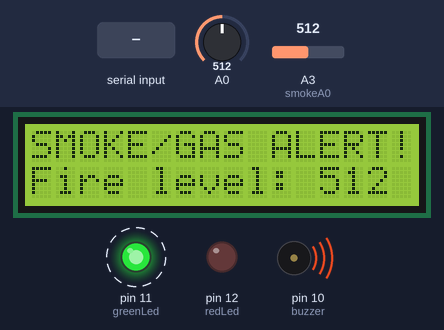
Simulated run of this sketch. Board: Arduino Uno, built with avr-gcc and run on an emulated ATmega328P. On the bench: 16×2 character LCD, output pins drawn as LEDs (lit = HIGH), buzzer (waves = sounding). Dashed ring = blinking. The test bench sets the inputs (shaded band); at power-on: A3 (smokeA0) = 512, A0 = 512. The modem accepts every AT command (registered, SIM ready, sends succeed) and sends nothing else; pins used as bus, display or sensor lines are not drawn; what the sketch prints to the serial monitor is not drawn.

Above: at 1.2 s.
1.3 s: A3 (smokeA0) set to 410
4.3 s: A3 (smokeA0) set to 383
At 5.6 s:
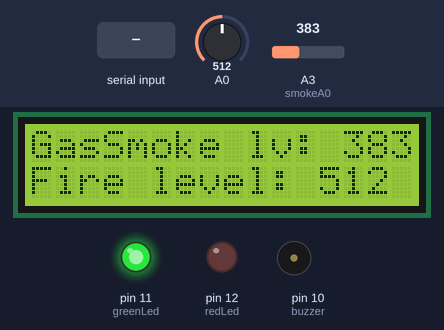
7.3 s: A0 set to 312
At 7.9 s:
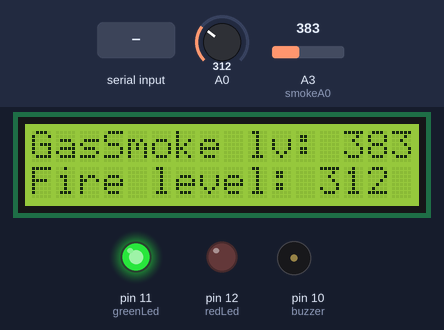
10.3 s: A0 set to 285
At 10.9 s:
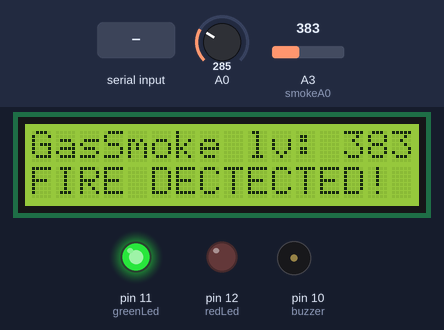
13.3 s: "1" received over Serial
16.3 s: A3 (smokeA0) set to 1023
At 16.9 s:
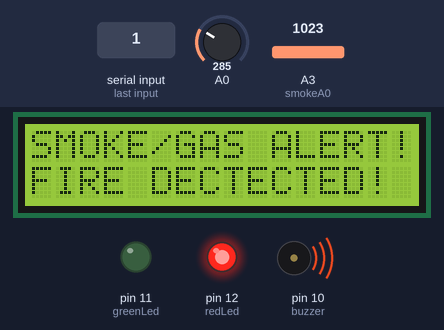
Timing chart, 0 to 19.3 s (numbered marks = the images above; inputs shaded):
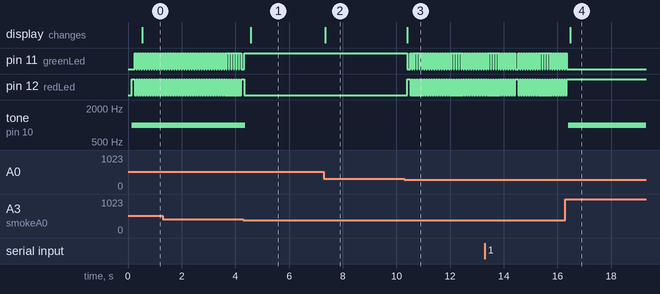

The sketch:

smoke_detection_with_buzzer.ino
```cpp
#include <avr/wdt.h>
#include <Wire.h>
#include <LiquidCrystal_I2C.h>
#include <SoftwareSerial.h>

// Set the LCD address to 0x27 for a 16 chars and 2 line display
LiquidCrystal_I2C lcd(0x27, 16, 2);

//Create software serial object to communicate with SIM800L
SoftwareSerial mySerial(5, 4); //SIM800L Tx & Rx is connected to Arduino #5 & #4

const unsigned long smsEventInterval = 4000;
unsigned long smsPreviousTime = 0;

int redLed = 12;
int greenLed = 11;
int buzzer = 10;
int smokeA0 = A3;
int smokeSensorThreshold = 400;
int flameSensorThreshold = 300;

const int flamePin = 9;
int Flame = LOW;


void setup() {

  pinMode(redLed, OUTPUT);
  pinMode(greenLed, OUTPUT);

  pinMode(buzzer, OUTPUT);
  pinMode(smokeA0, INPUT);

  pinMode(flamePin, INPUT);

  Serial.begin(9600);

  // initialize the LCD and turn on the blacklight.
  lcd.begin();
  lcd.backlight();
  lcd.print("Starting ...");

  //Begin serial communication with Arduino and SIM800L
  mySerial.begin(9600);

  Serial.println("Starting arduino . . .");
  wdt_enable(WDTO_8S);
}


void clearLcdScreen(int line = 1){
  // line numbering starts with zero
  lcd.setCursor(0,line - 1);

  // print 16 spaces to clear existing text on specified line
  lcd.print("                ");
}


void printOnLcd(String text, int line = 1){

  clearLcdScreen(line);

  // line numbering starts with zero
  line = line -1 ;
  lcd.setCursor(0,line);
  lcd.print( text );
}


void updateSerial()
{
  while (Serial.available())
  {
    mySerial.write(Serial.read());//Forward what Serial received to Software Serial Port
  }
  while(mySerial.available())
  {
    Serial.write(mySerial.read());//Forward what Software Serial received to Serial Port
  }
}


void sendAlert(String fireOrSmoke){

  wdt_reset();

  unsigned long currentTime = millis();
  if( (smsPreviousTime == 0) || (currentTime - smsPreviousTime >= smsEventInterval) ){

    String alertMessage = " detected in your house!";
    alertMessage =  fireOrSmoke + alertMessage;
    Serial.println(alertMessage);

    // send sms
    mySerial.println("AT"); //Once the handshake test is successful, it will back to OK
    updateSerial();

    mySerial.println("AT+CMGF=1"); // Configuring TEXT mode
    updateSerial();
    mySerial.println("AT+CMGS=\"+491638267508\"");//change 49 with country code and xxxxxxxxxxx with phone number to sms
    updateSerial();
    mySerial.print( alertMessage ); //text content
    updateSerial();
    mySerial.write(26);

    mySerial.println("AT"); //Once the handshake test is successful, it will back to OK
    updateSerial();

    smsPreviousTime = currentTime;
  }else{
    Serial.println("skipped sending sms");
  }

}


void loop() {

  checkForGasOrSmoke();

  checkForFlames();

  wdt_reset();
}


void checkForGasOrSmoke(){
//  tone(buzzer, 1000, 200);
  int analogSensor = analogRead(smokeA0);

  String lcdText = "GasSmoke lv: ";
  printOnLcd(lcdText += analogSensor);

  // Checks if it has reached the threshold value
  if (analogSensor > smokeSensorThreshold)
  {
    printOnLcd("SMOKE/GAS ALERT!");

    digitalWrite(redLed, HIGH);
    digitalWrite(greenLed, LOW);
    tone(buzzer, 1000, 500);
//  digitalWrite(buzzer, HIGH);
    sendAlert("SMOKE/GAS");
  }
  else
  {
    digitalWrite(redLed, LOW);
    digitalWrite(greenLed, HIGH);
 // digitalWrite(buzzer, LOW);
    noTone(buzzer);
  }
}


void checkForFlames(){
  int flameSensorReading = analogRead(A0);

  String lcdText = "Fire level: ";
  printOnLcd(lcdText += flameSensorReading ,2);

   // FIRE SENSOR
  if (flameSensorReading < flameSensorThreshold )
  {
    printOnLcd("FIRE DECTECTED!", 2);

    digitalWrite(buzzer, HIGH);
    digitalWrite(redLed, HIGH);
    digitalWrite(greenLed, LOW);
    sendAlert("FIRE");
  }
  else
  {
    digitalWrite(buzzer, LOW);
    digitalWrite(greenLed, HIGH);
    digitalWrite(redLed, LOW);
  }
}
```

Measured:
- the behaviour switches between 401 and 400 on A3 (smokeA0) (found by bisection; images 0 and 1)
- the behaviour switches between 300 and 299 on A0 (found by bisection; images 2 and 3)
- after the input at 4.3 s, pin 11 (greenLed): goes on until 4.3 s, then stays HIGH; pin 12 (redLed): goes on until 4.3 s, then stays LOW; tone on pin 10 (buzzer): 1000 Hz → silent after 0.06 s; the display: changes after 0.28 s (image 1)
- after the input at 7.3 s, the display: changes after 0.05 s (image 2)
- after the input at 10.3 s, pin 11 (greenLed): HIGH → LOW after 0.10 s, then repeats every 0.09 s: HIGH 0.06 s, LOW 0.03 s; pin 12 (redLed): LOW → HIGH after 0.10 s, then repeats every 0.09 s: LOW 0.06 s, HIGH 0.03 s; the display: changes after 0.10 s (image 3)
- after the input at 16.3 s, pin 11 (greenLed): goes on until 16.3 s, then stays LOW; pin 12 (redLed): goes on until 16.3 s, then stays HIGH; tone on pin 10 (buzzer): silent → 1000 Hz after 0.11 s; the display: changes after 0.17 s (image 4)
- by itself, pin 11 (greenLed): alternates HIGH for 0.06 s and LOW for 0.03 s
- by itself, pin 12 (redLed): alternates HIGH for 0.03 s and LOW for 0.06 s
